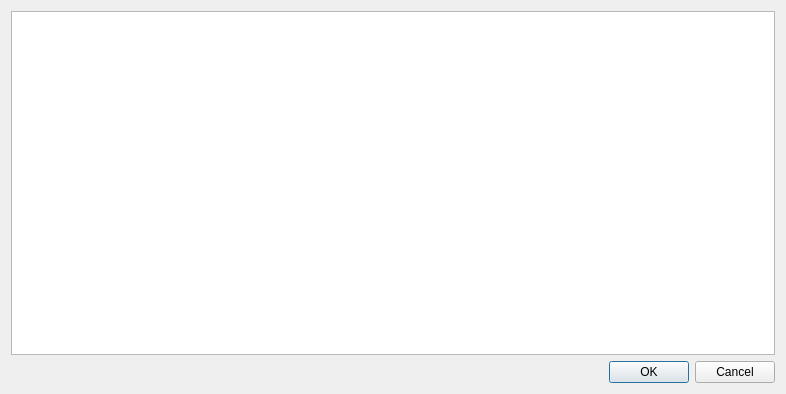
<?xml version="1.0" encoding="UTF-8"?>
<ui version="4.0">
 <class>Dialog</class>
 <widget class="QDialog" name="Dialog">
  <property name="geometry">
   <rect>
    <x>0</x>
    <y>0</y>
    <width>786</width>
    <height>394</height>
   </rect>
  </property>
  <property name="windowTitle">
   <string>Dialog</string>
  </property>
  <layout class="QVBoxLayout" name="verticalLayout">
   <item>
    <widget class="QTableWidget" name="resultTable">
     <attribute name="horizontalHeaderCascadingSectionResizes">
      <bool>true</bool>
     </attribute>
     <attribute name="horizontalHeaderDefaultSectionSize">
      <number>120</number>
     </attribute>
     <attribute name="horizontalHeaderStretchLastSection">
      <bool>false</bool>
     </attribute>
    </widget>
   </item>
   <item>
    <widget class="QDialogButtonBox" name="buttonBox">
     <property name="orientation">
      <enum>Qt::Horizontal</enum>
     </property>
     <property name="standardButtons">
      <set>QDialogButtonBox::Cancel|QDialogButtonBox::Ok</set>
     </property>
    </widget>
   </item>
  </layout>
 </widget>
 <resources/>
 <connections>
  <connection>
   <sender>buttonBox</sender>
   <signal>accepted()</signal>
   <receiver>Dialog</receiver>
   <slot>accept()</slot>
   <hints>
    <hint type="sourcelabel">
     <x>248</x>
     <y>254</y>
    </hint>
    <hint type="destinationlabel">
     <x>157</x>
     <y>274</y>
    </hint>
   </hints>
  </connection>
  <connection>
   <sender>buttonBox</sender>
   <signal>rejected()</signal>
   <receiver>Dialog</receiver>
   <slot>reject()</slot>
   <hints>
    <hint type="sourcelabel">
     <x>316</x>
     <y>260</y>
    </hint>
    <hint type="destinationlabel">
     <x>286</x>
     <y>274</y>
    </hint>
   </hints>
  </connection>
 </connections>
</ui>
